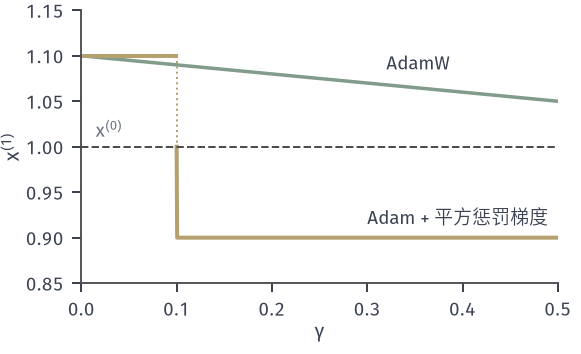

Source code (Python):
from pathlib import Path
import sys
ROOT = next(p for p in Path(__file__).resolve().parents if (p/'build.sh').is_file() and (p/'tex/book.tex').is_file())
sys.path.insert(0, str(ROOT/'figures/00-shared/mathematical-preliminaries-upper/00-shared/comprehension-figures'))
from support import figure, save, BLUE, GREEN, YELLOW, RED, PURPLE, INK, MUTED, GRID, BLUE_FILL, GREEN_FILL, YELLOW_FILL, RED_FILL, PURPLE_FILL
import numpy as np
HERE = Path(__file__).resolve().parent
STROKE = '#4C4D4F'
def panel(fig, left, right, top, bottom, wspace=.25, hspace=.2):
    fig.set_layout_engine(None)
    fig.subplots_adjust(left=left, right=right, top=top, bottom=bottom, wspace=wspace, hspace=hspace)
def tag(fig, ax, s, y=.03):
    p = ax.get_position(); fig.text((p.x0+p.x1)/2, y, s, ha='center', va='bottom')
# AdamW 与 Adam+L2 的首步：x0=1，读数 g=-0.1，alpha=0.1，改变惩罚系数 gamma。
x0,g,al=1.,-.1,.1
ga=np.linspace(0,.5,1001)
x_w=(1-al*ga)*x0-al*np.sign(g)
x_l=x0-al*np.sign(g+ga*x0)
fig,a=figure(width_mm=82,height_mm=50)
fig.set_layout_engine(None); fig.subplots_adjust(left=.14,right=.96,top=.97,bottom=.2)
a.plot(ga,x_w,color=GREEN,lw=1.4)
m=ga<.1
a.plot(ga[m],x_l[m],color=YELLOW,lw=1.6); a.plot(ga[~m],x_l[~m],color=YELLOW,lw=1.6)
a.plot([.1,.1],[.9,1.1],color=YELLOW,lw=.8,ls=':')
a.axhline(x0,color=STROKE,lw=.8,ls='--')
a.set_xlabel(r'$\gamma$',labelpad=1); a.set_ylabel('$x^{(1)}$',labelpad=1); a.set_xlim(0,.5); a.set_ylim(.85,1.15)
a.text(.32,1.085,'AdamW',fontsize=7.5); a.text(.3,.915,'Adam + 平方惩罚梯度',fontsize=7.5); a.text(.015,1.01,'$x^{(0)}$',fontsize=7.5,color=MUTED)
print('gamma=.5',x_w[-1],x_l[-1])
save(fig,HERE,'figure',{'x0':x0,'g':g,'alpha':al})
